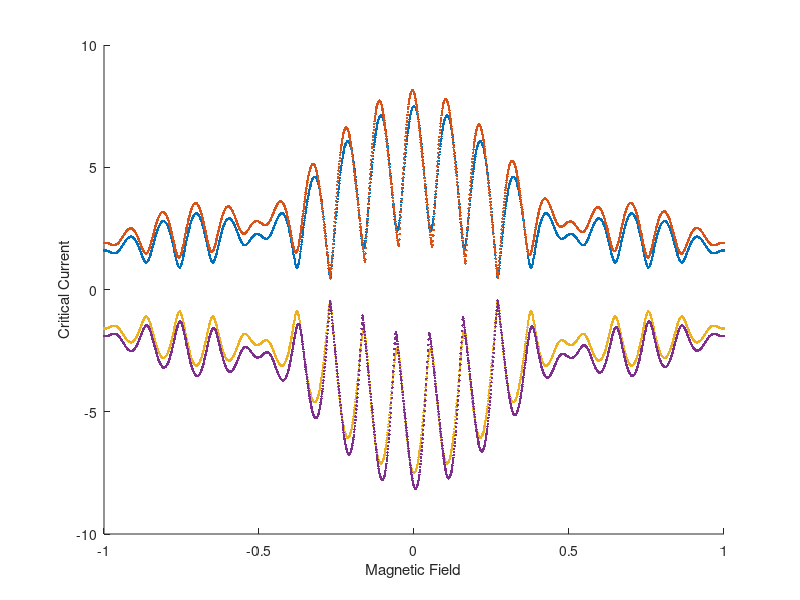

Write MATLAB code to recreate this figure.
%Explanation of base program

%The program splits a squid into two junctions that have xmax discrete sections.  Each
%section has a supercurrent density, and a phase difference that is
%contributed to by the field (PhaseF) in the junction, the field in the squid loop,
%and an arbitrary phase set at x=1 %called Phase1.  These phase factors are 
%all summed along the junction to determine the local phase difference 
%across the junction at each point.  For each value of field and Phase1 the
%supercurrent at each point is calculated and the net supercurrent (sum 
%along the junction and then the sum of the two junctions together)
%is calcualted to find the supercurrent carried at that phase and that
%field.  To find the maximum supercurrent for a given field, the max of
%that vector is taken for that field value.  The minimum can be calculated 
%to find the negative critical current.  Both of these can be plotted 
%against the magnetic field that is applied.  This is the exact measurment 
%of the critical current vs field that we do in the lab.

%This version adds the ability to add several realistic features of squids

% Critical Current Asymmetry
% Junction Area Asymmetry
% Critical Current density variation along each junction
% Squid Loop size variation
% Changes in the field scan range



%Abreviations used
%Junction=Junc
%Super Current = SCur or just SC
%Step Size = SS sufix
%Width = Wid
%Length = Len
%Magnitude = Mag


%% Clearing memory and input screen

clear;
clc;
close all;

%% Defining the Parameters of the Simulaiton

%Setting Junction 1 Parameters
    xmax1=201;
    xmax2=201;
    x1(1,:)=(1:xmax1);
    x2(1,:)=(1:xmax2);

%Critical Current Magnitudes
    JuncSCMag1=2.5;
    JuncSCMag2=5;

%Junction Area Determinination
    JuncWid1=.5;
    JuncLen1=1;

    JuncWid2=2;
    JuncLen2=1;

JuncArea1=JuncWid1*JuncLen1;
JuncArea2=JuncWid2*JuncLen2;

%Current Noise Parameters
    SCurNoise1=(2*rand(1,xmax1)-1);
    SCurNoise2=(2*rand(1,xmax2)-1);

%Calculating Critical Current Densities
    SCurDen1=JuncSCMag1*ones(1,xmax1)/xmax1+.01*SCurNoise1/xmax1;
    SCurDen2=JuncSCMag2*ones(1,xmax2)/xmax2+.01*SCurNoise2/xmax2;


%Setting Squid Loop Parameers
LoopWid=2;
LoopLen=4;
LoopArea=LoopWid*LoopLen;

%Field Parameters
f=1;
fmax=2001;
FieldMin=-1;
FieldMax=1;


%Phase Loop parameters
p=1;
pmax=201;
Phase0Min=0*pi;
Phase0Max=4*pi;


%Pre Allocating memory to the arrays (should decrease runtime)
Phase0=zeros(1,pmax);
Field=zeros(1,fmax);
FluxinJunc1=zeros(1,fmax);
FluxinJunc2=zeros(1,fmax);
FluxinLoop=zeros(1,fmax);

PhaseFDen1=zeros(1,fmax);
PhaseFDen2=zeros(1,fmax);
PhaseFL=zeros(1,fmax);

SCurrent1=zeros(xmax1,pmax,fmax);
SCurrent2=zeros(xmax2,pmax,fmax);
SCurrentNet=zeros(1,pmax);

MaxSCurrentNet=zeros(2,fmax);
MinSCurrentNet=zeros(2,fmax);
%% Loops for running the simulation Meat of the Simulation


for j=1:2;
    Jam=1-j;


    %Field Contribution to the Phase 
    %Define the Field ForLoop setp size, then run the Field for ForLoop
    FieldSS=(FieldMax-FieldMin)/(fmax-1);
    for f=1:fmax

        Field(f)=FieldMin+(f-1)*FieldSS;


        PhaseF1=2*pi*Field(f)*JuncArea1;
        PhaseF2=2*pi*Field(f)*JuncArea2;
        PhaseFL=2*pi*Field(f)*LoopArea;

        PhaseFDen1=PhaseF1*x1/xmax1;
        PhaseFDen2=PhaseF2*x2/xmax2;

        %Phase0 ForLoop of externally set phase 
        %Define the Phase0 setp size, then run the ForLoop
        Phase0SS=(Phase0Max-Phase0Min)/(pmax-1);
        for p=1:pmax

            Phase0(p)=Phase0Min+(p-1)*Phase0SS;

            PhaseDrop1=Phase0(p)+PhaseFDen1;
            PhaseDrop2=Phase0(p)+PhaseF1+PhaseFL+PhaseFDen2;

            SCurrent1=SCurDen1.*((1-.2*Jam)*sin(PhaseDrop1)+(.2)*Jam*sin(PhaseDrop1*2));
            SCurrent2=SCurDen2.*(sin(PhaseDrop2));

            SCurrentNet(p)=sum(SCurrent1)+sum(SCurrent2);


        end
        MaxSCurrentNet(j,f)=max(SCurrentNet);
        MinSCurrentNet(j,f)=min(SCurrentNet);
    end

end

hold on
plot(Field,MaxSCurrentNet,'.')
xlabel('Magnetic Field'); ylabel('Critical Current');


hold on 
plot(Field,MinSCurrentNet,'.')




    




